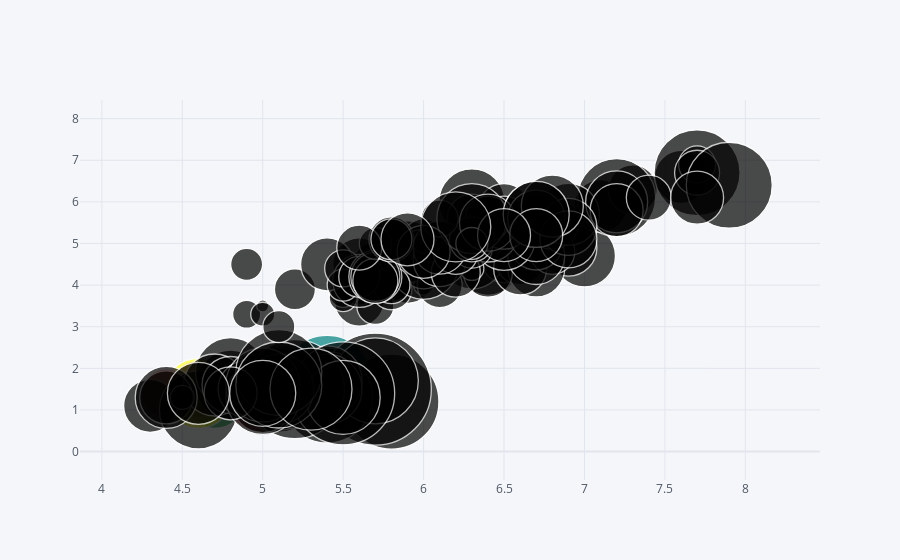

The notebook cell saved with this chart:
### Code cell
df.iplot(kind ='bubble', x = 'SepalLengthCm', y = 'PetalLengthCm', size = 'SepalWidthCm')

### Figure 1 — Plotly figure (JSON) as saved in the notebook; plotly's stock layout.template omitted (floating-point values rounded to 4 significant figures; data arrays with more than 128 entries replaced by an {"elided": "..."} marker saying what was removed)
{"data": [{"marker": {"color": ["rgb(255, 153, 51)", "rgb(55, 128, 191)", "rgb(50, 171, 96)", "rgb(128, 0, 128)", "rgb(219, 64, 82)", "rgb(0, 128, 128)", "rgb(255, 255, 51)", "rgb(128, 128, 0)", "rgb(251, 128, 114)", "rgb(128, 177, 211)"], "line": {"width": 1.3}, "size": {"elided": "150 int values"}, "symbol": "circle"}, "mode": "markers", "text": "", "type": "scatter", "x": {"elided": "150 float values"}, "y": {"elided": "150 float values"}}], "layout": {"legend": {"bgcolor": "#F5F6F9", "font": {"color": "#4D5663"}}, "paper_bgcolor": "#F5F6F9", "plot_bgcolor": "#F5F6F9", "title": {"font": {"color": "#4D5663"}}, "xaxis": {"gridcolor": "#E1E5ED", "showgrid": true, "tickfont": {"color": "#4D5663"}, "title": {"font": {"color": "#4D5663"}, "text": ""}, "zerolinecolor": "#E1E5ED"}, "yaxis": {"gridcolor": "#E1E5ED", "showgrid": true, "tickfont": {"color": "#4D5663"}, "title": {"font": {"color": "#4D5663"}, "text": ""}, "zerolinecolor": "#E1E5ED"}}}
